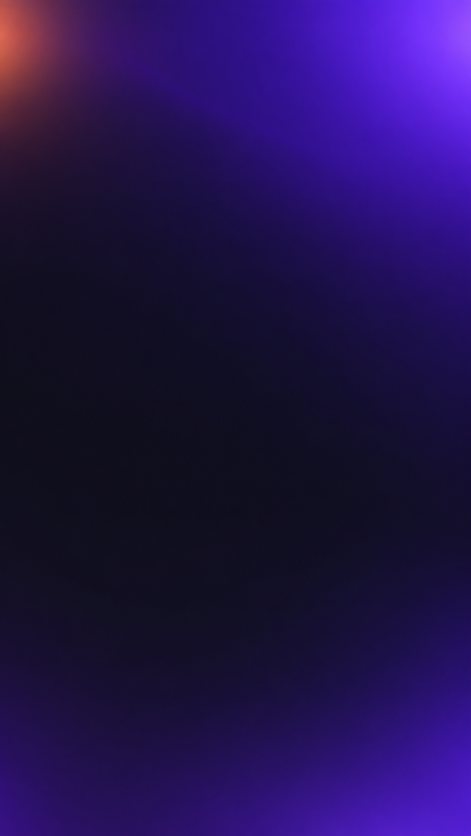
#> input picture assets/store/source/solo-class-hq-violet-background.png, 941 x 1672 px (shown at 1/2 size)
$ python -i compose-store-preview-video.py   (imports and definitions only)
#> lines starting #> are read from the running program, lines starting #| are printed output that depends on the picture
#!/usr/bin/env python3
"""Compose a Solo Class HQ Play Store preview from real emulator footage."""

from __future__ import annotations

import argparse
import json
import subprocess
import tempfile
from pathlib import Path

from PIL import Image, ImageDraw, ImageFilter, ImageFont


ROOT = Path(__file__).resolve().parent.parent
RAW = ROOT / "assets/store/raw-preview-video/v1.5.0"
SOURCE = ROOT / "assets/store/video/source/v1.5.0"
OUTPUT = ROOT / "assets/store/video/solo-class-hq-play-preview-v1.5.0-candidate.mp4"
PREVIOUS_VIDEO = ROOT / "assets/store/video/fitdesk-play-preview-final.mp4"
BACKGROUND = ROOT / "assets/store/source/solo-class-hq-violet-background.png"
ICON = ROOT / "assets/brand/solo-class-hq/approved-icon-master.png"
POPPINS = ROOT / "node_modules/@expo-google-fonts/poppins/700Bold/Poppins_700Bold.ttf"
MONTSERRAT = ROOT / "node_modules/@expo-google-fonts/montserrat/600SemiBold/Montserrat_600SemiBold.ttf"
OUTFIT = ROOT / "node_modules/@expo-google-fonts/outfit/400Regular/Outfit_400Regular.ttf"

SIZE = (1920, 1080)
FPS = 30
PHONE_HEIGHT = 1010
PHONE_WIDTH = 454
PHONE_X = 1280
PHONE_Y = 35
INTRO_SECONDS = 0.8
OUTRO_SECONDS = 0.7
PAYMENTS_SECONDS = 5.2

SCENES = (
    ("income", "01-income-summary.mp4", "Understand your income", "A clear view of every month"),
    ("payments", "02-payments.mp4", "Track what is pending", "Filter organizer payments"),
    ("calendar", "03-calendar.mp4", "Plan every class", "See the sessions ahead"),
)


def run(*args: str) -> None:
    subprocess.run(args, check=True)


# [8 lines left out: function duration, not called in this run]


def background() -> Image.Image:
    original = Image.open(BACKGROUND).convert("RGB")
#> original is the input picture: PIL image 941x1672 RGB; mean R, G, B 34.5, 17.7, 77.8
    scale = SIZE[0] / original.width
#> scale = 2.04
    resized = original.resize((SIZE[0], round(original.height * scale)), Image.Resampling.LANCZOS)
    top = (resized.height - SIZE[1]) // 2
#> top = 1166
    return resized.crop((0, top, SIZE[0], top + SIZE[1])).convert("RGBA")
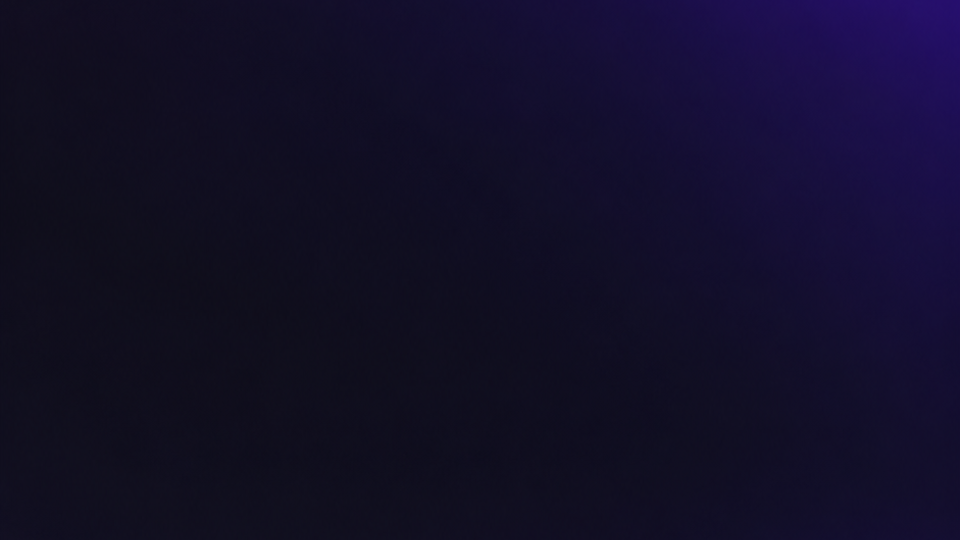
#> returned value: PIL image 1920x1080 RGBA (shown at 1/2 size); mean R, G, B, A 18.1, 14.2, 40.2, 255


def draw_brand(draw: ImageDraw.ImageDraw, canvas: Image.Image, *, large: bool) -> None:
    icon_size = 136 if large else 70
    icon_x = 158
    icon_y = 382 if large else 111
#> (the run stopped early here; a loop or call above may not have finished)
